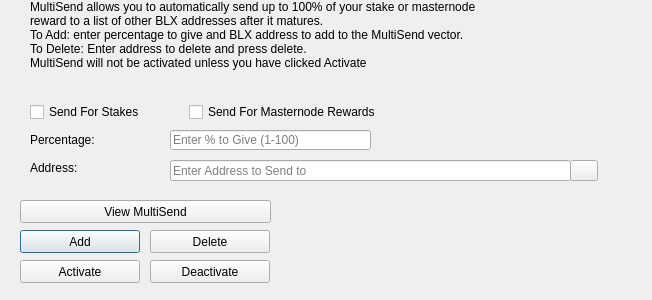
<?xml version="1.0" encoding="UTF-8"?>
<ui version="4.0">
 <class>MultiSendDialog</class>
 <widget class="QDialog" name="MultiSendDialog">
  <property name="windowModality">
   <enum>Qt::NonModal</enum>
  </property>
  <property name="geometry">
   <rect>
    <x>0</x>
    <y>0</y>
    <width>652</width>
    <height>300</height>
   </rect>
  </property>
  <property name="windowTitle">
   <string>MultiSend</string>
  </property>
  <widget class="QLineEdit" name="multiSendPercentEdit">
   <property name="geometry">
    <rect>
     <x>170</x>
     <y>130</y>
     <width>201</width>
     <height>20</height>
    </rect>
   </property>
   <property name="toolTip">
    <string>Enter whole numbers 1 - 100</string>
   </property>
   <property name="placeholderText">
    <string>Enter % to Give (1-100)</string>
   </property>
  </widget>
  <widget class="QLineEdit" name="multiSendAddressEdit">
   <property name="geometry">
    <rect>
     <x>170</x>
     <y>160</y>
     <width>401</width>
     <height>21</height>
    </rect>
   </property>
   <property name="toolTip">
    <string/>
   </property>
   <property name="placeholderText">
    <string>Enter Address to Send to</string>
   </property>
  </widget>
  <widget class="QLabel" name="label_2">
   <property name="geometry">
    <rect>
     <x>30</x>
     <y>0</y>
     <width>451</width>
     <height>121</height>
    </rect>
   </property>
   <property name="lineWidth">
    <number>1</number>
   </property>
   <property name="text">
    <string>MultiSend allows you to automatically send up to 100% of your stake or masternode reward to a list of other BLX addresses after it matures.
To Add: enter percentage to give and BLX address to add to the MultiSend vector.
To Delete: Enter address to delete and press delete.
MultiSend will not be activated unless you have clicked Activate</string>
   </property>
   <property name="alignment">
    <set>Qt::AlignLeading|Qt::AlignLeft|Qt::AlignTop</set>
   </property>
   <property name="wordWrap">
    <bool>true</bool>
   </property>
  </widget>
  <widget class="QLabel" name="message">
   <property name="geometry">
    <rect>
     <x>290</x>
     <y>200</y>
     <width>351</width>
     <height>91</height>
    </rect>
   </property>
   <property name="text">
    <string/>
   </property>
  </widget>
  <widget class="QPushButton" name="addButton">
   <property name="geometry">
    <rect>
     <x>20</x>
     <y>230</y>
     <width>120</width>
     <height>23</height>
    </rect>
   </property>
   <property name="toolTip">
    <string/>
   </property>
   <property name="statusTip">
    <string>Add to MultiSend Vector</string>
   </property>
   <property name="text">
    <string>Add</string>
   </property>
  </widget>
  <widget class="QPushButton" name="disableButton">
   <property name="geometry">
    <rect>
     <x>150</x>
     <y>260</y>
     <width>120</width>
     <height>23</height>
    </rect>
   </property>
   <property name="statusTip">
    <string>Deactivate MultiSend</string>
   </property>
   <property name="text">
    <string>Deactivate</string>
   </property>
  </widget>
  <widget class="QPushButton" name="addressBookButton">
   <property name="geometry">
    <rect>
     <x>570</x>
     <y>160</y>
     <width>28</width>
     <height>21</height>
    </rect>
   </property>
   <property name="toolTip">
    <string>Choose an address from the address book</string>
   </property>
   <property name="text">
    <string/>
   </property>
   <property name="icon">
    <iconset resource="../blx.qrc">
     <normaloff>:/icons/address-book</normaloff>:/icons/address-book</iconset>
   </property>
   <property name="shortcut">
    <string>Alt+A</string>
   </property>
   <property name="autoDefault">
    <bool>false</bool>
   </property>
  </widget>
  <widget class="QLabel" name="label">
   <property name="geometry">
    <rect>
     <x>30</x>
     <y>130</y>
     <width>121</width>
     <height>20</height>
    </rect>
   </property>
   <property name="toolTip">
    <string>Percentage of stake to send</string>
   </property>
   <property name="text">
    <string>Percentage:</string>
   </property>
  </widget>
  <widget class="QLabel" name="label_5">
   <property name="geometry">
    <rect>
     <x>30</x>
     <y>160</y>
     <width>111</width>
     <height>16</height>
    </rect>
   </property>
   <property name="toolTip">
    <string>Address to send portion of stake to</string>
   </property>
   <property name="text">
    <string>Address:</string>
   </property>
  </widget>
  <widget class="QPushButton" name="deleteButton">
   <property name="geometry">
    <rect>
     <x>150</x>
     <y>230</y>
     <width>120</width>
     <height>23</height>
    </rect>
   </property>
   <property name="toolTip">
    <string/>
   </property>
   <property name="statusTip">
    <string>Delete Address From MultiSend Vector</string>
   </property>
   <property name="text">
    <string>Delete</string>
   </property>
  </widget>
  <widget class="QPushButton" name="activateButton">
   <property name="geometry">
    <rect>
     <x>20</x>
     <y>260</y>
     <width>120</width>
     <height>23</height>
    </rect>
   </property>
   <property name="statusTip">
    <string>Activate MultiSend</string>
   </property>
   <property name="text">
    <string>Activate</string>
   </property>
  </widget>
  <widget class="QPushButton" name="viewButton">
   <property name="geometry">
    <rect>
     <x>20</x>
     <y>200</y>
     <width>251</width>
     <height>23</height>
    </rect>
   </property>
   <property name="toolTip">
    <string/>
   </property>
   <property name="statusTip">
    <string>View MultiSend Vector</string>
   </property>
   <property name="text">
    <string>View MultiSend</string>
   </property>
  </widget>
  <widget class="QWidget" name="horizontalLayoutWidget">
   <property name="geometry">
    <rect>
     <x>30</x>
     <y>100</y>
     <width>351</width>
     <height>24</height>
    </rect>
   </property>
   <layout class="QHBoxLayout" name="horizontalLayout">
    <item>
     <widget class="QCheckBox" name="multiSendStakeCheckBox">
      <property name="text">
       <string>Send For Stakes</string>
      </property>
     </widget>
    </item>
    <item>
     <widget class="QCheckBox" name="multiSendMasternodeCheckBox">
      <property name="text">
       <string>Send For Masternode Rewards</string>
      </property>
     </widget>
    </item>
   </layout>
  </widget>
 </widget>
 <resources>
  <include location="../blx.qrc"/>
 </resources>
 <connections/>
</ui>
